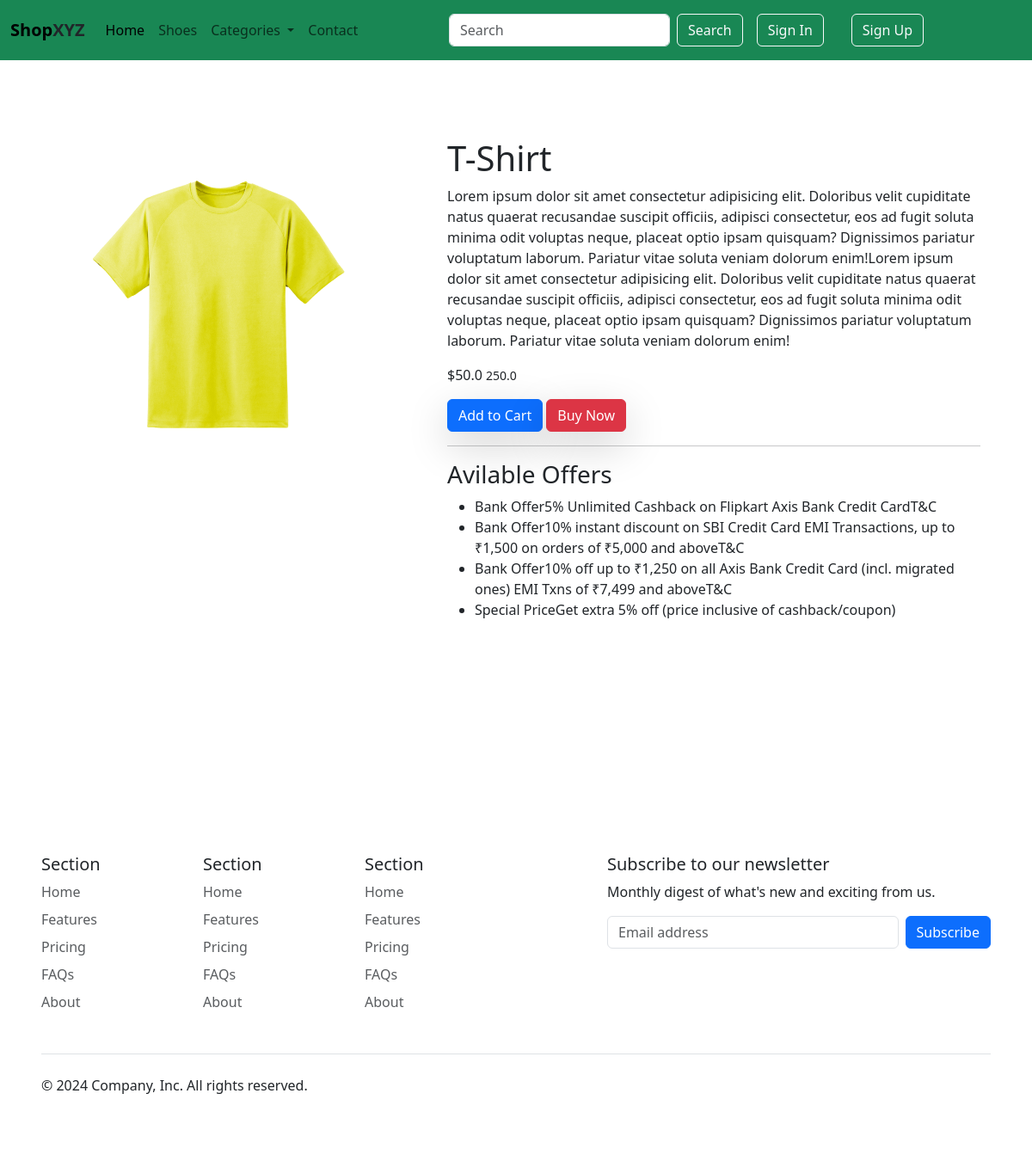
Page /details/1/ on the committed database.
### app/models.py (models this page shows, shortened)
class Product(models.Model):
    product_name = models.CharField(max_length=200)
    selling_price = models.FloatField()
    discounted_price = models.FloatField()
    description = models.TextField()
    category = models.CharField(choices=CATEGORY_CHOICES, max_length=3)
    brand = models.CharField(max_length=50)
    image = models.ImageField(upload_to='product-img')

### app/views.py (the view)
# urls.py: path('details/<int:id>/', views.ProductDetails.as_view(), name="details"),
class ProductDetails(View):
    def get(self, request, id):
        product = Product.objects.get(pk=id)
        return render(request, 'productDetails.html', {'product': product})

### app/templates/productDetails.html
{% extends "base.html" %}
{% block content %}
    <section class="details">
        <div class="row m-5">
            <div class="col-md-5">
                <img class="img-fluid object-fit-cover" src="/media/{{product.image}}" alt="">
            </div>
            <div class="col">
                <h1>{{product.product_name}}</h1>
                <p>{{product.description}}</p>
                <p>${{product.discounted_price}} <small class="text-decoration-linethrough">{{product.selling_price}}</small></p>
                <a href="" class="btn shadow-lg btn-primary">Add to Cart</a>
                <a href="" class="btn-danger btn btn shadow-lg">Buy Now</a>
                <hr>
                <h3>Avilable Offers</h3>
                <ul>
                    <li> Bank Offer5% Unlimited Cashback on Flipkart Axis Bank Credit CardT&C</li>
                    <li>Bank Offer10% instant discount on SBI Credit Card EMI Transactions, up to ₹1,500 on orders of ₹5,000 and aboveT&C</li>
                    <li>Bank Offer10% off up to ₹1,250 on all Axis Bank Credit Card (incl. migrated ones) EMI Txns of ₹7,499 and aboveT&C</li>
                    <li>Special PriceGet extra 5% off (price inclusive of cashback/coupon)</li>
                </ul>
            </div>
        </div>
    </section>
{% endblock content %}

### app/static/css/style.css (style rules this page uses)
section { margin: 20vh 0; }

### rows in the picture
Product: image (picture), product_name "T-Shirt", description "Lorem ipsum dolor sit amet consectetur adipisicing elit. Doloribus velit cupiditate natus quaerat recusandae suscipit officiis, adipisci consectetur, eos ad fugit soluta minima odit voluptas neque, placeat optio ipsam quisquam? Dignissimos pariatur voluptatum laborum. Pariatur vitae soluta veniam dolorum enim!Lorem ipsum dolor sit amet consectetur adipisicing elit. Doloribus velit cupiditate natus quaerat recusandae suscipit officiis, adipisci consectetur, eos ad fugit soluta minima odit voluptas neque, placeat optio ipsam quisquam? Dignissimos pariatur voluptatum laborum. Pariatur vitae soluta veniam dolorum enim!", discounted_price "50.0", selling_price "250.0"
